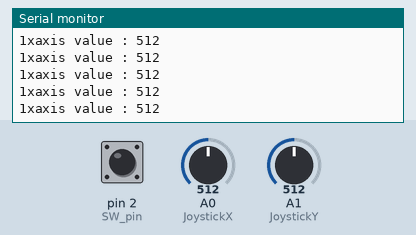
The sketch below on a simulated Arduino Leonardo, built with avr-gcc and run on an emulated ATmega32U4. Parts: the last lines printed to the serial monitor. The inputs (shaded band) are chosen by the test bench; at power-on: A0 (JoystickX) = 512, A1 (JoystickY) = 512, pin 2 (SW_pin) HIGH.

Above: at 1.2 s.
1.3 s: A0 (JoystickX) set to 0
At 1.9 s:
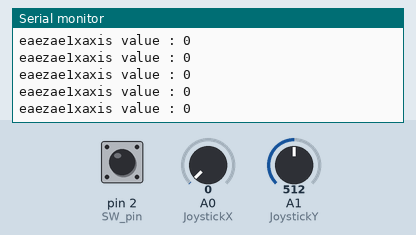
3.2 s: A1 (JoystickY) set to 0
At 4.1 s:
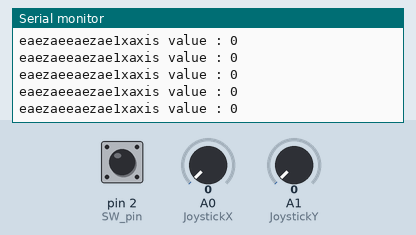

Measured:
- after the input at 1.3 s, the serial monitor: prints a new line at once (image 1)
- after the input at 3.2 s, the serial monitor: prints a new line at once (image 2)

The sketch:

oneJoystickTest.ino
```cpp
#include<Keyboard.h>

// Analog input of the horizontal joystick position
const int JoystickX = A0;
// Analog input of the vertical joystick position
const int JoystickY = A1;
//joystick press
const int SW_pin = 2;
//keybinds declare choose
const char up = 'w' ;
const char down= 's' ;
const char left= 'a'  ;
const char right = 'd' ;
const char Aclick = 'b';

void setup()
{
  Serial.begin(9600);
  pinMode(SW_pin, INPUT_PULLUP);
}

void loop()
{
  // Process horizontal joystick position
  int x = analogRead(JoystickX);
  Serial.print("xaxis value : ");
  Serial.println(x);
  if (1023 == x)
  {
    Keyboard.press(left);
    Serial.print("xaxis left");
  }
  else if (0 == x)
  {
    Keyboard.press(right);
    Serial.print("eaezae");
  }
  else
  {
    Keyboard.release(left);
    Keyboard.release(right);
    delay(5);
  }

  // Process vertical joystick position
  int y = analogRead(JoystickY);
  if (0 == y)
  {
    Keyboard.press(down);
    Serial.print("eaezae");
  }
  else if (1023 == y)
  {
    Keyboard.press(up);
    Serial.print("eaezae");
  }
  else
  {
      Keyboard.release(down);
    Keyboard.release(up);
    delay(5);
  }
  //button press
  int z = digitalRead(SW_pin);
  Serial.print(z);

  if(0==z)
  {
  Keyboard.press(Aclick);
  }
  else
  {
    Keyboard.release(Aclick);
  }
}
```
